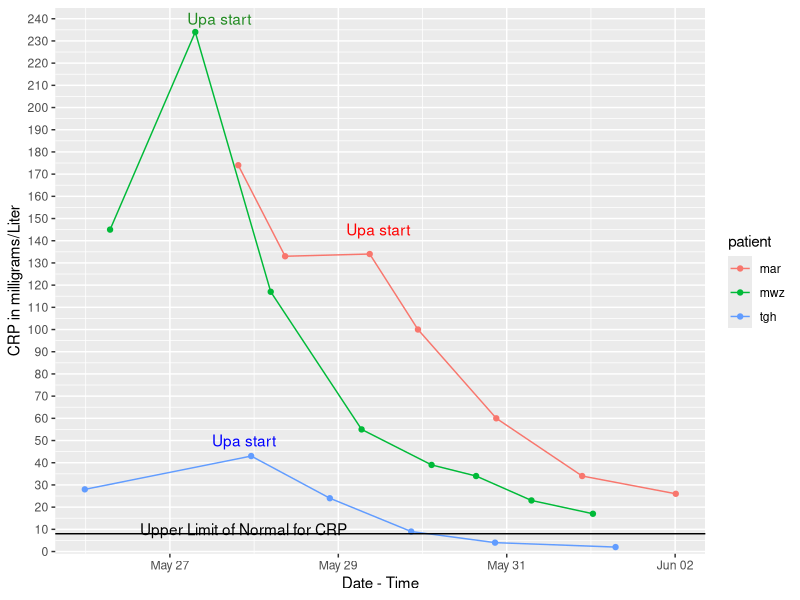

R code for this plot:
## ---- chunk 1
knitr::opts_chunk$set(echo = TRUE)
library(tidyverse)
library(readxl)
library(here)
library(lubridate)
## ---- chunk 2
crp <- readxl::read_excel("upa_data2.xlsx") %>%
  filter(test == "crp") %>% 
  relocate(patient, Dx, upa_start_date, upa)

## ---- chunk 3
crp %>% 
  group_by(patient) %>% 
  ggplot() +
  aes(x = date, y = 10*value, group = patient, color = patient) +
  geom_point() +
  geom_line() +
  labs(y = "CRP in milligrams/Liter",
       x = "Date - Time") +
  annotate("text", x = mdy_hms("May 27, 2022, 21:06:00"), y = 50, label= "Upa start", color = "blue"  ) +
  annotate("text", x = mdy_hms("May 27, 2022, 14:04:00"), y = 240, label= "Upa start", color = "forestgreen") +
  annotate("text", x = mdy_hms("May 29, 2022, 11:21:00"), y = 145, label= "Upa start", color = "red") +
  scale_y_continuous(breaks = seq(0, 250, 10),
          expand = expansion(add = c(3,5))) +
  geom_hline(yintercept =8, color = "black") +
  annotate("text", x = mdy_hms("May 27, 2022, 21:00:00"), y = 10, label= "Upper Limit of Normal for CRP", color = "black")

